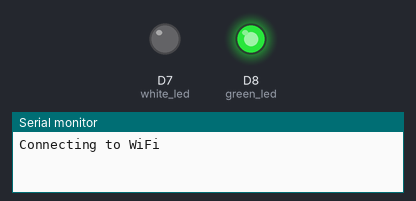
A sketch run on a simulated ESP8266 (NodeMCU). Parts: output pins drawn as LEDs (lit = HIGH), the last lines printed to the serial monitor. Dashed ring = blinking. WiFi joins after 1.5 s; servers stay silent unless stated. At 3.2 s the program puts the board to deep sleep or switches it off; the recording ends there.

Above: at 0.1 s.
At 2.2 s:
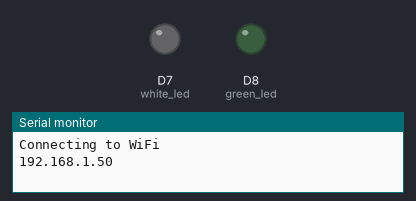
At 3.05 s:
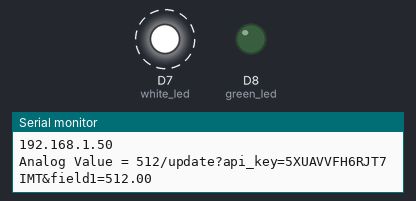
Timing chart, 0 to 3.2 s (numbered marks = the images above):
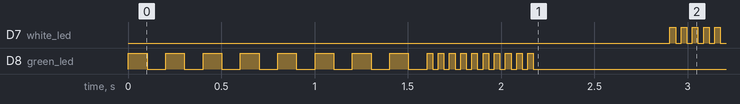

The sketch:

light_sensor_deep_sleep_web_report.ino
```cpp
#include <ESP8266WiFi.h>
#include <ESP8266HTTPClient.h>

const int light_pin = A0; // the analog pin
const int green_led = D8;
const int white_led = D7;

#define DEBUG 1 // comment out to disable debug messages

void setup()
{
    Serial.begin(9600);
    pinMode(green_led, OUTPUT);
    pinMode(white_led, OUTPUT);

    digitalWrite(green_led, LOW);
    digitalWrite(white_led, LOW);
    connect_to_wifi(green_led);
}

void loop()
{
    int analog_value = analogRead(light_pin);

    Serial.print("Analog Value = ");
    Serial.print(analog_value); // The raw analog reading

    send_to_cloud(analog_value);
    delay(500);
    go_to_sleep(5);
}

void blink_times(int led_num, int times, int interval)
{
    for (int x = 0; x < times; x++)
    {
        digitalWrite(led_num, HIGH); // this swithes on
        delay(interval);
        digitalWrite(led_num, LOW); // this swithes off
        delay(interval);
    }
}

const char *ssid = "lorenzo_work24"; // network ID
const char *password = "f3d3r1c0";
void connect_to_wifi(int sig_led)
{
    Serial.println("Connecting to WiFi");
    WiFi.begin(ssid, password);
    int k = 0;
    while (WiFi.status() != WL_CONNECTED)
    {
        digitalWrite(sig_led, HIGH);
        delay(100);
        digitalWrite(sig_led, LOW);
        delay(100);
        k++;
        if (k > 30)
        {
            Serial.println("WiFi not connecting - forced restart");
            ESP.restart();
        }
    }

    // Print the IP address
    Serial.println(WiFi.localIP());
    blink_times(sig_led, 10, 30);
}

void go_to_sleep(float minutes)
{
    blink_times(white_led, 5, 30);
    long msecs = minutes * 60 * 1000 * 1000;
#ifdef DEBUG
    Serial.print("Now going to sleep for ");
    Serial.print(msecs);
    Serial.println(" microseconds");
#endif
    ESP.deepSleep(msecs, WAKE_RF_DEFAULT);
    delay(2000);
}

void send_to_cloud(float value)
{
    const char* host = "api.thingspeak.com";
    String url = "/update?api_key=5XUAVVFH6RJT7IMT&field1=" + String(value);
    Serial.println(url.c_str());

    WiFiClientSecure client;

    client.setInsecure();
    if (!client.connect(host,443)) { // 443 is the https port
      Serial.println("Connect to host failure");
      return;
    }

    client.print(String("GET ") + url + " HTTP/1.1\r\n" +
               "Host: " + host + "\r\n" +
               "Connection: close\r\n\r\n");

}
```

Measured:
- by itself, D7 (white_led): alternates HIGH for 0.03 s and LOW for 0.03 s
